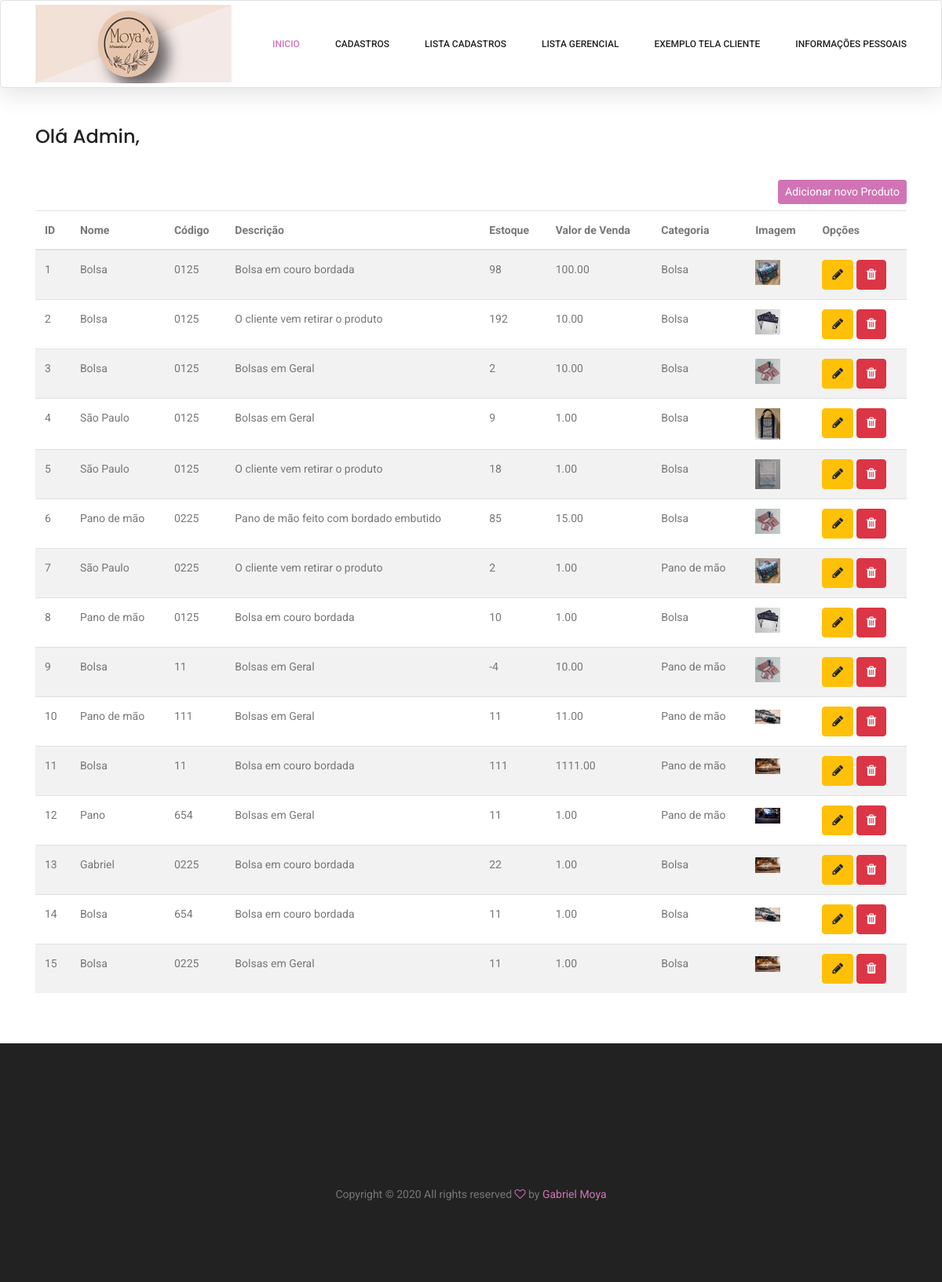
Page /adm/listar/produtos/ (signed in) on the committed database.
### cadastros/models.py (models this page shows, shortened)
class Produto(models.Model):
    codigo = models.CharField(max_length=100)
    nome = models.CharField(max_length=100)
    descricao = models.CharField(max_length=100)
    estoque = models.IntegerField()
    valorVenda = models.DecimalField(max_digits=50, decimal_places=2)
    imagem = models.ImageField(upload_to="imagens/%Y/%m/%d/", max_length=255, null=True, blank=True)
    categoria = models.ForeignKey(Categoria, on_delete=models.PROTECT)

class Categoria(models.Model):
    nome = models.CharField(max_length=100)
    descricao = models.CharField(max_length=100)

### cadastros/views.py (the view)
# urls.py: path('adm/listar/produtos/', ProdutoList.as_view(), name="listar-produtos"),
class ProdutoList(GroupRequiredMixin, LoginRequiredMixin, ListView):
    model = Produto
    template_name = 'cadastros/listar_produtos.html'
    login_url = reverse_lazy('login')
    group_required = u"Administrador"
    def get_context_data(self, *args, **kwargs):
        context = super().get_context_data(*args, **kwargs)
        produtos = Produto.objects.all().reverse()
        context['produtos'] = produtos
        return context

### cadastros/templates/cadastros/listar_produtos.html (shortened to what this page needs)
{% extends 'cadastros/formulario.html' %}
{% load crispy_forms_tags %}
{% load static %}
{% block conteudo %}
<div class="container mt-5 py-5">
    <div class="row pt-5 mt-3">
        <div class="col-lg">
            {% if request.user.groups.all.0.name == "Administrador" %}
            <h3>Olá Admin,</h3><br>
            {% else %}
            <h3>Olá Funcionário,</h3><br>
            {% endif %}
            <div class="text-right py-2">
                <a href="{% url 'cadastrar-produto' %}" class="btn btn-primary btn-sm">Adicionar novo Produto</a>
            </div>
            <table class="table table-striped" id="tabela-listar">
                <thead>
                    <tr>
                        <th>ID</th>
                        <th>Nome</th>
                        <th>Código</th>
                        <th>Descrição</th>
                        <th>Estoque</th>
                        <th>Valor de Venda</th>
                        <th>Categoria</th>
                        <th>Imagem</th>
                        <th>Opções</th>
                    </tr>
                </thead>
                <tbody>
                    {% for produto in produtos %}
                    <tr>
                        <td>{{produto.pk}}</td>
                        <td>{{produto.nome}}</td>
                        <td>{{produto.codigo}}</td>
                        <td>{{produto.descricao}}</td>
                        <td>{{produto.estoque}}</td>
                        <td>{{produto.valorVenda}}</td>
                        <td>{{produto.categoria.nome}}</td>
                        <td>
                        {% if produto.imagem %}
                        <img src="{{ produto.imagem.url }}" width="32" />
                        {%endif%}
                        </td>
                        <td>
                            <a href="{% url 'atualizar-produto' produto.pk %}" class="btn btn-warning"  title="Editar">
                                <i class="fa fa-pencil" aria-hidden="true"></i>
                            </a>
                            <a href="{% url 'deletar-produto' produto.pk %}" class="btn btn-danger"  title="Excluir">
                                <i class="fa fa-trash" aria-hidden="true"></i>
                            </a>
                        </td>
                    </tr>
                    {% empty %}
                    <tr>
                        <td colspan="3">Nenhum produto cadastrado!</td>
                    </tr>
                    {% endfor %}
                </tbody>
            </table>
        </div>
    </div>
</div>
{% endblock %}
{%block styles%}
<link rel="stylesheet" type="text/css" href="https://cdn.datatables.net/v/bs4/dt-1.10.20/datatables.min.css" />
{%endblock%}

### rows in the picture
Produto: pk "1", nome "Bolsa", codigo "0125", descricao "Bolsa em couro bordada", estoque "98", valorVenda "100.00", categoria.nome "Bolsa", imagem (picture)
Produto: pk "2", nome "Bolsa", codigo "0125", descricao "O cliente vem retirar o produto", estoque "192", valorVenda "10.00", categoria.nome "Bolsa", imagem (picture)
Produto: pk "3", nome "Bolsa", codigo "0125", descricao "Bolsas em Geral", estoque "2", valorVenda "10.00", categoria.nome "Bolsa", imagem (picture)
Produto: pk "4", nome "São Paulo", codigo "0125", descricao "Bolsas em Geral", estoque "9", valorVenda "1.00", categoria.nome "Bolsa", imagem (picture)
Produto: pk "5", nome "São Paulo", codigo "0125", descricao "O cliente vem retirar o produto", estoque "18", valorVenda "1.00", categoria.nome "Bolsa", imagem (picture)
Produto: pk "6", nome "Pano de mão", codigo "0225", descricao "Pano de mão feito com bordado embutido", estoque "85", valorVenda "15.00", categoria.nome "Bolsa", imagem (picture)
Produto: pk "7", nome "São Paulo", codigo "0225", descricao "O cliente vem retirar o produto", estoque "2", valorVenda "1.00", categoria.nome "Pano de mão", imagem (picture)
Produto: pk "8", nome "Pano de mão", codigo "0125", descricao "Bolsa em couro bordada", estoque "10", valorVenda "1.00", categoria.nome "Bolsa", imagem (picture)
Produto: pk "9", nome "Bolsa", codigo "11", descricao "Bolsas em Geral", estoque "-4", valorVenda "10.00", categoria.nome "Pano de mão", imagem (picture)
Produto: pk "10", nome "Pano de mão", codigo "111", descricao "Bolsas em Geral", estoque "11", valorVenda "11.00", categoria.nome "Pano de mão", imagem (picture)
Produto: pk "11", nome "Bolsa", codigo "11", descricao "Bolsa em couro bordada", estoque "111", valorVenda "1111.00", categoria.nome "Pano de mão", imagem (picture)
Produto: pk "12", nome "Pano", codigo "654", descricao "Bolsas em Geral", estoque "11", valorVenda "1.00", categoria.nome "Pano de mão", imagem (picture)
Produto: pk "13", nome "Gabriel", codigo "0225", descricao "Bolsa em couro bordada", estoque "22", valorVenda "1.00", categoria.nome "Bolsa", imagem (picture)
Produto: pk "14", nome "Bolsa", codigo "654", descricao "Bolsa em couro bordada", estoque "11", valorVenda "1.00", categoria.nome "Bolsa", imagem (picture)
Produto: pk "15", nome "Bolsa", codigo "0225", descricao "Bolsas em Geral", estoque "11", valorVenda "1.00", categoria.nome "Bolsa", imagem (picture)
